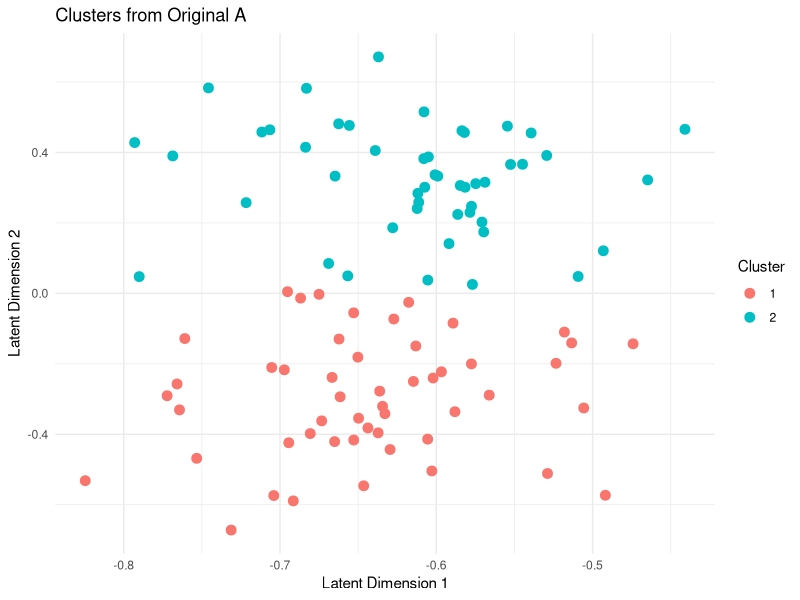
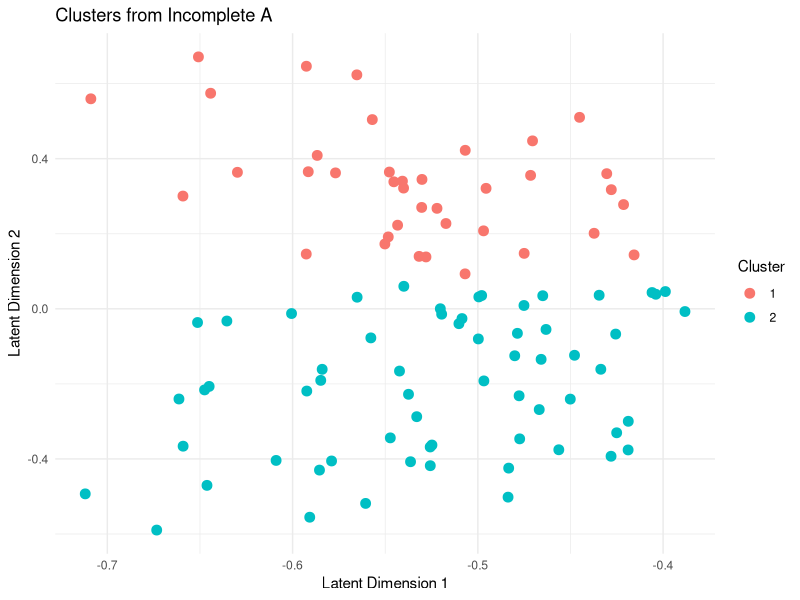
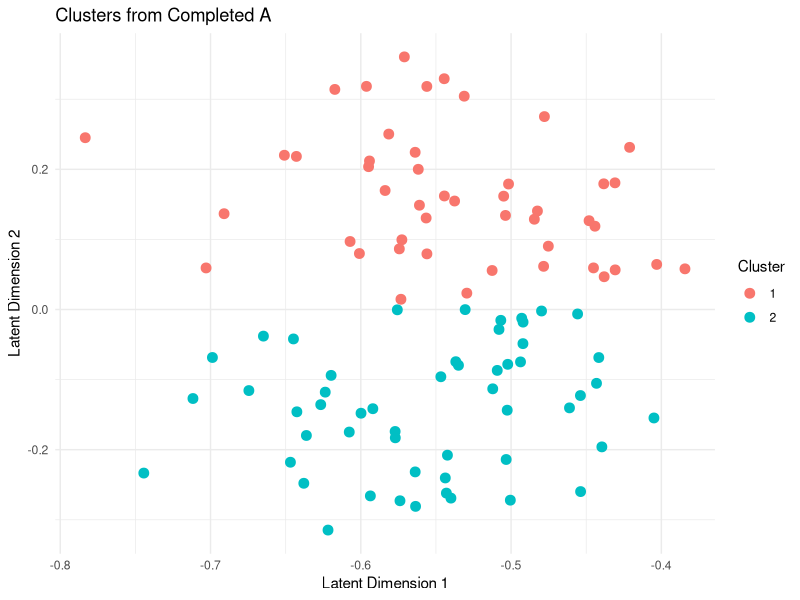

Here is the R script that generated these plots, in order:
library(ggplot2)
library(reshape2)
library(cluster)
library(mclust)


set.seed(123)
n <- 100  
block_size <- n / 2
k <- 2

make_sbm <- function(N, clust, p, q) {
  A <- matrix(rbinom(N * N, 1, q), nrow = N, ncol = N)
  for (i in 1:length(clust)) {
    for (j in clust[[i]]) {
      for (k in clust[[i]]) {
        if (j != k) {
          A[j, k] <- rbinom(1, 1, p[i])
        }
      }
    }
  }
  diag(A) <- 0
  return(A)
}


clusters <- list(1:(n / 2), (n / 2 + 1):n) 
p <- c(0.3, 0.3) 
q <- 0.5    


A_full <- make_sbm(n, clusters, p, q)


A <- A_full
missing_indices <- sample(1:(n^2), size = floor(0.3 * n^2), replace = FALSE)
A[missing_indices] <- NA 


PMF <- function(A, k, lambda, learning_rate, num_epochs) {
  n <- nrow(A)
  m <- ncol(A)
  observed <- which(!is.na(A), arr.ind = TRUE)  
  
  U <- matrix(rnorm(n * k, sd = 0.1), n, k)
  V <- matrix(rnorm(m * k, sd = 0.1), m, k)
  
  #SGD 
  for (epoch in 1:num_epochs) {
    for (idx in 1:nrow(observed)) {
      i <- observed[idx, 1]
      j <- observed[idx, 2]
      error <- A[i, j] - sum(U[i, ] * V[j, ])
      
      #Update U and V using the gradient
      U[i, ] <- U[i, ] + learning_rate * (error * V[j, ] - lambda * U[i, ])
      V[j, ] <- V[j, ] + learning_rate * (error * U[i, ] - lambda * V[j, ])
    }
  }
  
  return(list(U = U, V = V))
}


lambda <- 0.1
learning_rate <- 0.01
num_epochs <- 1000
pmf_result <- PMF(A, k, lambda, learning_rate, num_epochs)

#matrix approximation
A_completed <- pmf_result$U %*% t(pmf_result$V)


rdpg_latent_positions <- function(A, d) {
  svd_result <- svd(A, nu = d, nv = d)
  latent_positions <- svd_result$u[, 1:d] %*% diag(sqrt(svd_result$d[1:d]))
  return(latent_positions)
}

latent_original <- rdpg_latent_positions(A_full, d = k)  # Original full matrix
latent_incomplete <- rdpg_latent_positions(replace(A, is.na(A), 0), d = k)  # Incomplete matrix
latent_completed <- rdpg_latent_positions(A_completed, d = k)  # Completed matrix

#kmeans
kmeans_original <- kmeans(latent_original, centers = 2)$cluster
kmeans_incomplete <- kmeans(latent_incomplete, centers = 2)$cluster
kmeans_completed <- kmeans(latent_completed, centers = 2)$cluster

plot_clusters <- function(latent_positions, clusters, title) {
  latent_df <- as.data.frame(latent_positions)
  latent_df$Cluster <- as.factor(clusters)
  ggplot(latent_df, aes(x = V1, y = V2, color = Cluster)) +
    geom_point(size = 3) +
    theme_minimal() +
    labs(title = title, x = "Latent Dimension 1", y = "Latent Dimension 2", color = "Cluster")
}

plot_clusters(latent_original, kmeans_original, "Clusters from Original A")
plot_clusters(latent_incomplete, kmeans_incomplete, "Clusters from Incomplete A")
plot_clusters(latent_completed, kmeans_completed, "Clusters from Completed A")


ground_truth <- c(rep(1, n / 2), rep(2, n / 2))

#GMM
gmm_original <- Mclust(latent_original, G = 2)  # G = 2 for 2 clusters
gmm_incomplete <- Mclust(latent_incomplete, G = 2)
gmm_completed <- Mclust(latent_completed, G = 2)


gmm_clusters_original <- gmm_original$classification
gmm_clusters_incomplete <- gmm_incomplete$classification
gmm_clusters_completed <- gmm_completed$classification

#ARI_GMM
ari_original_gmm <- adjustedRandIndex(ground_truth, gmm_clusters_original)
ari_incomplete_gmm <- adjustedRandIndex(ground_truth, gmm_clusters_incomplete)
ari_completed_gmm <- adjustedRandIndex(ground_truth, gmm_clusters_completed)


cat("ARI for Original A (GMM):", ari_original_gmm, "\n")
cat("ARI for Incomplete A (GMM):", ari_incomplete_gmm, "\n")
cat("ARI for Completed A (PMF, GMM):", ari_completed_gmm, "\n")
